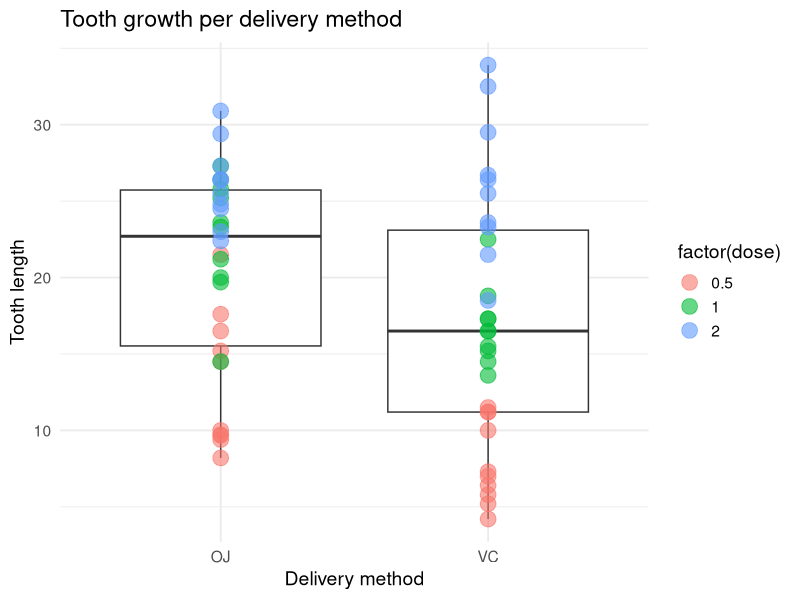
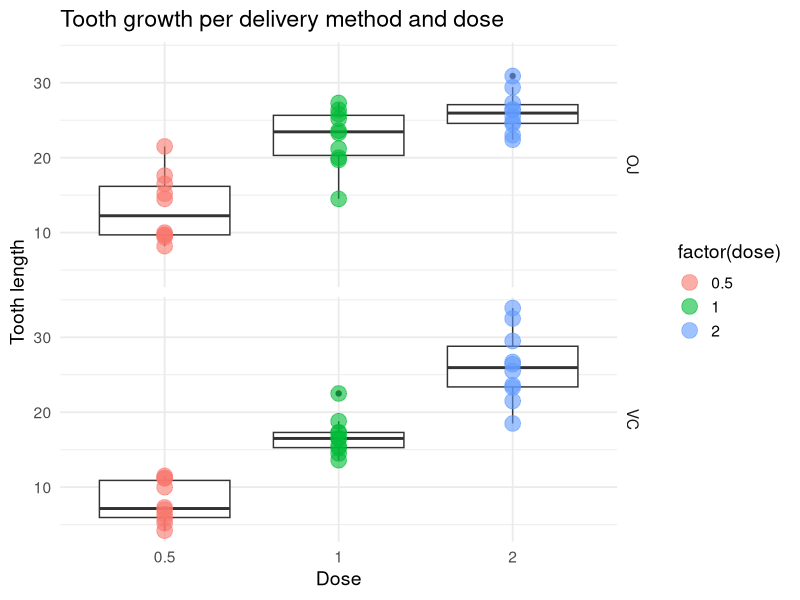

Reproduce these figures in R, in order.
## ---- chunk 1
options(digits = 2)
options(xtable.comment = FALSE)
knitr::opts_chunk$set(dev = 'pdf')
## ---- chunk 2
library(xtable)
library(ggplot2)
data(ToothGrowth)
## ---- chunk 3
xtable(summary(ToothGrowth), caption = "Summary of the ToothGrowth dataset")
## ---- chunk 4
cl <- 0.95
alpha <- 0.05
true_mean <- 0
## ---- chunk 5
oj <- subset(ToothGrowth, supp == 'OJ')$len
vc <- subset(ToothGrowth, supp == 'VC')$len
ts <- t.test(oj, vc, paired = TRUE, var.equal = FALSE, data = ToothGrowth, conf.level = cl)
ts
## ---- chunk 6
p_val <- as.character(ts$p.value <= alpha)
res <- as.character(ts$conf[1] <= true_mean && true_mean <= ts$conf[2])
## ---- chunk 7
oj_05 <- subset(ToothGrowth, supp == 'OJ' & dose == 0.5)$len
vc_05 <- subset(ToothGrowth, supp == 'VC' & dose == 0.5)$len

oj_10 <- subset(ToothGrowth, supp == 'OJ' & dose == 1.0)$len
vc_10 <- subset(ToothGrowth, supp == 'VC' & dose == 1.0)$len

oj_20 <- subset(ToothGrowth, supp == 'OJ' & dose == 2.0)$len
vc_20 <- subset(ToothGrowth, supp == 'VC' & dose == 2.0)$len

t05 <- t.test(oj_05, vc_05, paired = TRUE, var.equal = FALSE)
t10 <- t.test(oj_10, vc_10, paired = TRUE, var.equal = FALSE)
t20 <- t.test(oj_20, vc_20, paired = TRUE, var.equal = FALSE)

t05
t10
t20
## ---- chunk 8

ggplot(ToothGrowth, aes(factor(supp), len)) + 
    geom_boxplot() +
    geom_point(size = 5, aes(colour = factor(dose)), alpha = 0.6) +
    ggtitle("Tooth growth per delivery method") +
    xlab("Delivery method") + 
    ylab("Tooth length") +
    theme_minimal(base_family = "", base_size = 14) 

ggplot(ToothGrowth, aes(factor(dose), len)) + 
    geom_boxplot() +
    facet_grid(supp ~ ., scales = "fixed") + 
    geom_point(size = 5, aes(colour = factor(dose)), alpha = 0.6) +
    ggtitle("Tooth growth per delivery method and dose") +
    xlab("Dose") + 
    ylab("Tooth length") +
    theme_minimal(base_family = "", base_size = 14) 
